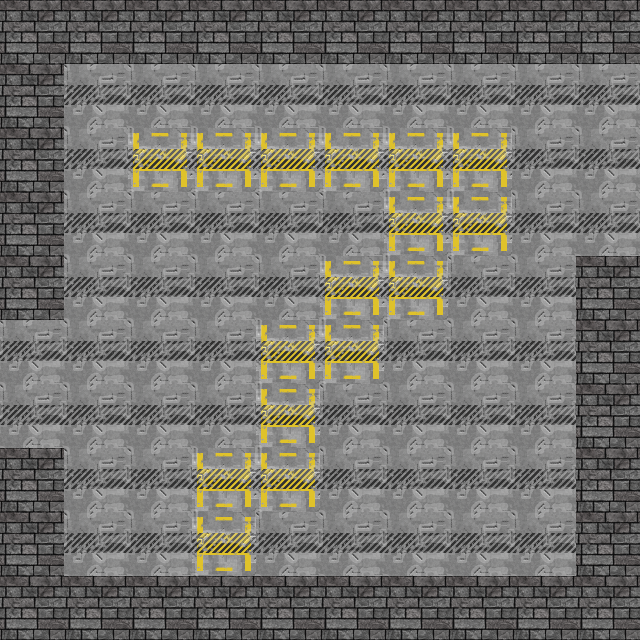

Tiled map render using the project's own tile images. Description and the map definition, with tile-layer contents summarised, below:
An orthogonal 10x10 tile map with 64x64 px tiles, 3 tile layers (Background, Dynamic_Obstacles, Walls).

<map version="1.0" orientation="orthogonal" renderorder="right-down" width="10" height="10" tilewidth="64" tileheight="64" nextobjectid="1">
 <tileset firstgid="1" name="64pxTileSet" tilewidth="64" tileheight="64">
  <image source="../64pxTileSet.png" width="1472" height="128" />
 </tileset>
 <layer name="Background" width="10" height="10">
  <data>[100 cells, 100 non-empty, 2 distinct tile ids]</data>
 </layer>
 <layer name="Dynamic_Obstacles" width="10" height="10">
  <data>[100 cells, 0 non-empty, 0 distinct tile ids]</data>
 </layer>
 <layer name="Walls" width="10" height="10">
  <data>[100 cells, 31 non-empty, 1 distinct tile ids]</data>
 </layer>
</map>
